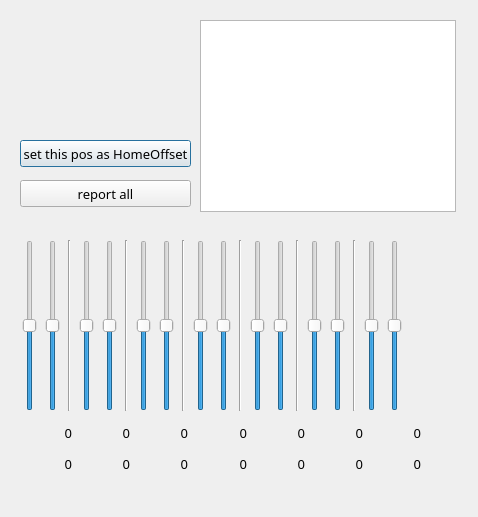
<?xml version="1.0" encoding="UTF-8"?>
<ui version="4.0">
 <class>SchunkMonitor</class>
 <widget class="QDialog" name="SchunkMonitor">
  <property name="geometry">
   <rect>
    <x>0</x>
    <y>0</y>
    <width>478</width>
    <height>517</height>
   </rect>
  </property>
  <property name="font">
   <font>
    <family>AlArabiya</family>
    <pointsize>10</pointsize>
   </font>
  </property>
  <property name="windowTitle">
   <string>SchunkMonitor</string>
  </property>
  <widget class="QWidget" name="horizontalLayoutWidget">
   <property name="geometry">
    <rect>
     <x>20</x>
     <y>240</y>
     <width>400</width>
     <height>171</height>
    </rect>
   </property>
   <layout class="QHBoxLayout" name="horizontalLayout">
    <item>
     <widget class="QSlider" name="p3">
      <property name="minimum">
       <number>-1000</number>
      </property>
      <property name="maximum">
       <number>1000</number>
      </property>
      <property name="orientation">
       <enum>Qt::Vertical</enum>
      </property>
     </widget>
    </item>
    <item>
     <widget class="QSlider" name="t3">
      <property name="minimum">
       <number>-1000</number>
      </property>
      <property name="maximum">
       <number>1000</number>
      </property>
      <property name="orientation">
       <enum>Qt::Vertical</enum>
      </property>
     </widget>
    </item>
    <item>
     <widget class="Line" name="line">
      <property name="orientation">
       <enum>Qt::Vertical</enum>
      </property>
     </widget>
    </item>
    <item>
     <widget class="QSlider" name="p4">
      <property name="minimum">
       <number>-1000</number>
      </property>
      <property name="maximum">
       <number>1000</number>
      </property>
      <property name="orientation">
       <enum>Qt::Vertical</enum>
      </property>
     </widget>
    </item>
    <item>
     <widget class="QSlider" name="t4">
      <property name="minimum">
       <number>-1000</number>
      </property>
      <property name="maximum">
       <number>1000</number>
      </property>
      <property name="orientation">
       <enum>Qt::Vertical</enum>
      </property>
     </widget>
    </item>
    <item>
     <widget class="Line" name="line_2">
      <property name="orientation">
       <enum>Qt::Vertical</enum>
      </property>
     </widget>
    </item>
    <item>
     <widget class="QSlider" name="p5">
      <property name="minimum">
       <number>-1000</number>
      </property>
      <property name="maximum">
       <number>1000</number>
      </property>
      <property name="orientation">
       <enum>Qt::Vertical</enum>
      </property>
     </widget>
    </item>
    <item>
     <widget class="QSlider" name="t5">
      <property name="minimum">
       <number>-1000</number>
      </property>
      <property name="maximum">
       <number>1000</number>
      </property>
      <property name="orientation">
       <enum>Qt::Vertical</enum>
      </property>
     </widget>
    </item>
    <item>
     <widget class="Line" name="line_3">
      <property name="orientation">
       <enum>Qt::Vertical</enum>
      </property>
     </widget>
    </item>
    <item>
     <widget class="QSlider" name="p6">
      <property name="minimum">
       <number>-1000</number>
      </property>
      <property name="maximum">
       <number>1000</number>
      </property>
      <property name="orientation">
       <enum>Qt::Vertical</enum>
      </property>
     </widget>
    </item>
    <item>
     <widget class="QSlider" name="t6">
      <property name="minimum">
       <number>-1000</number>
      </property>
      <property name="maximum">
       <number>1000</number>
      </property>
      <property name="orientation">
       <enum>Qt::Vertical</enum>
      </property>
     </widget>
    </item>
    <item>
     <widget class="Line" name="line_4">
      <property name="orientation">
       <enum>Qt::Vertical</enum>
      </property>
     </widget>
    </item>
    <item>
     <widget class="QSlider" name="p7">
      <property name="minimum">
       <number>-1000</number>
      </property>
      <property name="maximum">
       <number>1000</number>
      </property>
      <property name="orientation">
       <enum>Qt::Vertical</enum>
      </property>
     </widget>
    </item>
    <item>
     <widget class="QSlider" name="t7">
      <property name="minimum">
       <number>-1000</number>
      </property>
      <property name="maximum">
       <number>1000</number>
      </property>
      <property name="orientation">
       <enum>Qt::Vertical</enum>
      </property>
     </widget>
    </item>
    <item>
     <widget class="Line" name="line_5">
      <property name="orientation">
       <enum>Qt::Vertical</enum>
      </property>
     </widget>
    </item>
    <item>
     <widget class="QSlider" name="p8">
      <property name="minimum">
       <number>-1000</number>
      </property>
      <property name="maximum">
       <number>1000</number>
      </property>
      <property name="orientation">
       <enum>Qt::Vertical</enum>
      </property>
     </widget>
    </item>
    <item>
     <widget class="QSlider" name="t8">
      <property name="minimum">
       <number>-1000</number>
      </property>
      <property name="maximum">
       <number>1000</number>
      </property>
      <property name="orientation">
       <enum>Qt::Vertical</enum>
      </property>
     </widget>
    </item>
    <item>
     <widget class="Line" name="line_6">
      <property name="orientation">
       <enum>Qt::Vertical</enum>
      </property>
     </widget>
    </item>
    <item>
     <widget class="QSlider" name="p9">
      <property name="minimum">
       <number>-1000</number>
      </property>
      <property name="maximum">
       <number>1000</number>
      </property>
      <property name="orientation">
       <enum>Qt::Vertical</enum>
      </property>
     </widget>
    </item>
    <item>
     <widget class="QSlider" name="t9">
      <property name="minimum">
       <number>-1000</number>
      </property>
      <property name="maximum">
       <number>1000</number>
      </property>
      <property name="orientation">
       <enum>Qt::Vertical</enum>
      </property>
     </widget>
    </item>
   </layout>
  </widget>
  <widget class="QWidget" name="gridLayoutWidget">
   <property name="geometry">
    <rect>
     <x>20</x>
     <y>420</y>
     <width>401</width>
     <height>56</height>
    </rect>
   </property>
   <layout class="QGridLayout" name="gridLayout">
    <item row="1" column="5">
     <widget class="QLabel" name="v8">
      <property name="text">
       <string>0</string>
      </property>
      <property name="alignment">
       <set>Qt::AlignRight|Qt::AlignTrailing|Qt::AlignVCenter</set>
      </property>
     </widget>
    </item>
    <item row="0" column="5">
     <widget class="QLabel" name="m8">
      <property name="text">
       <string>0</string>
      </property>
      <property name="alignment">
       <set>Qt::AlignRight|Qt::AlignTrailing|Qt::AlignVCenter</set>
      </property>
     </widget>
    </item>
    <item row="0" column="6">
     <widget class="QLabel" name="m9">
      <property name="text">
       <string>0</string>
      </property>
      <property name="alignment">
       <set>Qt::AlignRight|Qt::AlignTrailing|Qt::AlignVCenter</set>
      </property>
     </widget>
    </item>
    <item row="1" column="6">
     <widget class="QLabel" name="v9">
      <property name="text">
       <string>0</string>
      </property>
      <property name="alignment">
       <set>Qt::AlignRight|Qt::AlignTrailing|Qt::AlignVCenter</set>
      </property>
     </widget>
    </item>
    <item row="1" column="4">
     <widget class="QLabel" name="v7">
      <property name="text">
       <string>0</string>
      </property>
      <property name="alignment">
       <set>Qt::AlignRight|Qt::AlignTrailing|Qt::AlignVCenter</set>
      </property>
     </widget>
    </item>
    <item row="1" column="3">
     <widget class="QLabel" name="v6">
      <property name="text">
       <string>0</string>
      </property>
      <property name="alignment">
       <set>Qt::AlignRight|Qt::AlignTrailing|Qt::AlignVCenter</set>
      </property>
     </widget>
    </item>
    <item row="1" column="2">
     <widget class="QLabel" name="v5">
      <property name="text">
       <string>0</string>
      </property>
      <property name="alignment">
       <set>Qt::AlignRight|Qt::AlignTrailing|Qt::AlignVCenter</set>
      </property>
     </widget>
    </item>
    <item row="1" column="1">
     <widget class="QLabel" name="v4">
      <property name="text">
       <string>0</string>
      </property>
      <property name="alignment">
       <set>Qt::AlignRight|Qt::AlignTrailing|Qt::AlignVCenter</set>
      </property>
     </widget>
    </item>
    <item row="1" column="0">
     <widget class="QLabel" name="v3">
      <property name="text">
       <string>0</string>
      </property>
      <property name="alignment">
       <set>Qt::AlignRight|Qt::AlignTrailing|Qt::AlignVCenter</set>
      </property>
     </widget>
    </item>
    <item row="0" column="4">
     <widget class="QLabel" name="m7">
      <property name="text">
       <string>0</string>
      </property>
      <property name="alignment">
       <set>Qt::AlignRight|Qt::AlignTrailing|Qt::AlignVCenter</set>
      </property>
     </widget>
    </item>
    <item row="0" column="1">
     <widget class="QLabel" name="m4">
      <property name="text">
       <string>0</string>
      </property>
      <property name="alignment">
       <set>Qt::AlignRight|Qt::AlignTrailing|Qt::AlignVCenter</set>
      </property>
     </widget>
    </item>
    <item row="0" column="3">
     <widget class="QLabel" name="m6">
      <property name="text">
       <string>0</string>
      </property>
      <property name="alignment">
       <set>Qt::AlignRight|Qt::AlignTrailing|Qt::AlignVCenter</set>
      </property>
     </widget>
    </item>
    <item row="0" column="2">
     <widget class="QLabel" name="m5">
      <property name="text">
       <string>0</string>
      </property>
      <property name="alignment">
       <set>Qt::AlignRight|Qt::AlignTrailing|Qt::AlignVCenter</set>
      </property>
     </widget>
    </item>
    <item row="0" column="0">
     <widget class="QLabel" name="m3">
      <property name="text">
       <string>0</string>
      </property>
      <property name="alignment">
       <set>Qt::AlignRight|Qt::AlignTrailing|Qt::AlignVCenter</set>
      </property>
     </widget>
    </item>
   </layout>
   <zorder>v8</zorder>
   <zorder>m8</zorder>
   <zorder>m9</zorder>
   <zorder>v9</zorder>
   <zorder>v7</zorder>
   <zorder>v6</zorder>
   <zorder>v5</zorder>
   <zorder>v4</zorder>
   <zorder>v3</zorder>
   <zorder>m7</zorder>
   <zorder>m4</zorder>
   <zorder>m6</zorder>
   <zorder>m5</zorder>
   <zorder>m3</zorder>
  </widget>
  <widget class="QGraphicsView" name="graphicsView">
   <property name="geometry">
    <rect>
     <x>200</x>
     <y>20</y>
     <width>256</width>
     <height>192</height>
    </rect>
   </property>
  </widget>
  <widget class="QPushButton" name="homeOffset">
   <property name="geometry">
    <rect>
     <x>20</x>
     <y>140</y>
     <width>171</width>
     <height>27</height>
    </rect>
   </property>
   <property name="text">
    <string>set this pos as HomeOffset</string>
   </property>
  </widget>
  <widget class="QPushButton" name="reportAll">
   <property name="geometry">
    <rect>
     <x>20</x>
     <y>180</y>
     <width>171</width>
     <height>27</height>
    </rect>
   </property>
   <property name="text">
    <string>report all</string>
   </property>
  </widget>
 </widget>
 <resources/>
 <connections/>
</ui>
